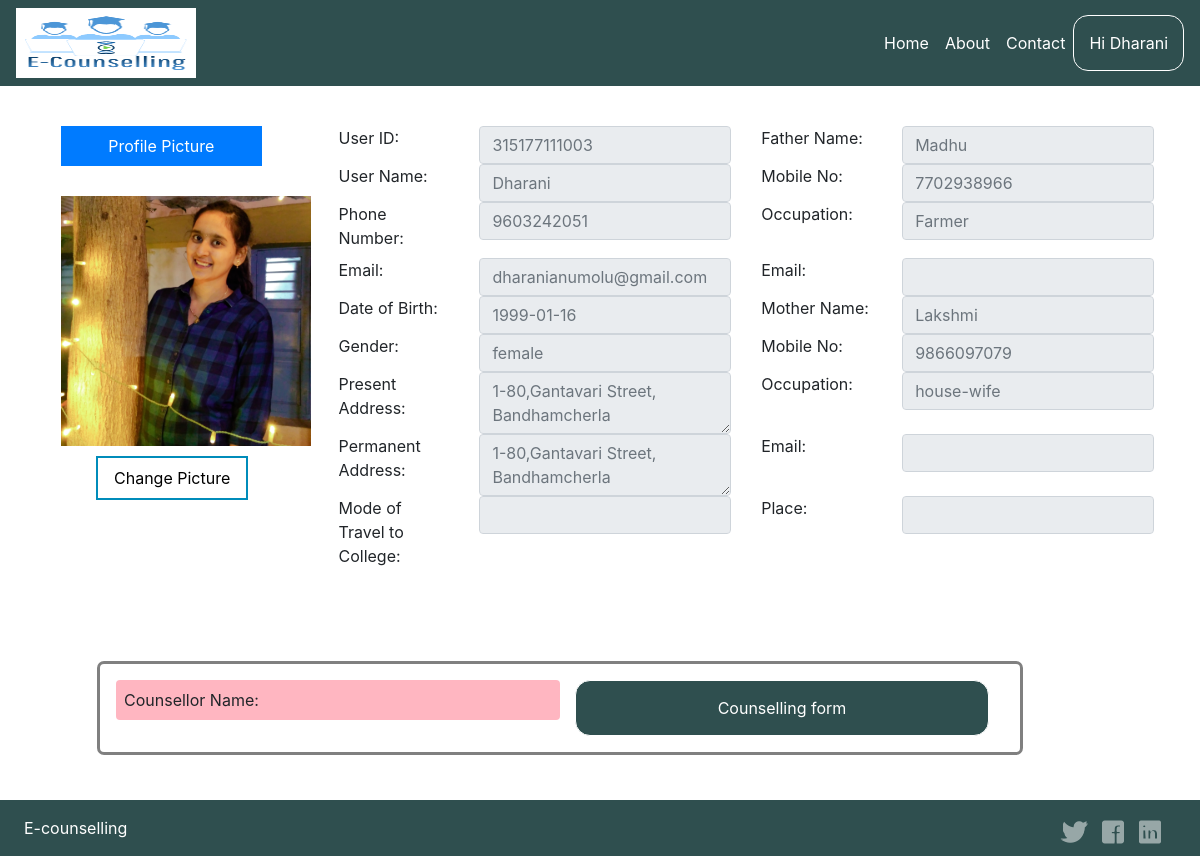
Page /student_login.php (signed in) on the committed database.
### tables this page shows
CREATE TABLE `student_reg` (
  `username` varchar(50) NOT NULL,
  `userid` bigint(15) NOT NULL,
  `password` varchar(50) NOT NULL,
  `cpassword` varchar(50) NOT NULL
);

CREATE TABLE `student_profile` (
  `student_name` varchar(50) NOT NULL,
  `student_id` bigint(15) NOT NULL,
  `phno` bigint(15) NOT NULL,
  `email` varchar(50) NOT NULL,
  `dob` date NOT NULL,
  `gender` varchar(11) NOT NULL,
  `presaddr` varchar(100) NOT NULL,
  `permaddr` varchar(100) NOT NULL,
  `image` longblob NOT NULL,
  `fname` varchar(50) NOT NULL,
  `fphno` bigint(15) NOT NULL,
  `foccu` varchar(30) NOT NULL,
  `femail` varchar(50) NOT NULL,
  `mname` varchar(50) NOT NULL,
  `mphno` bigint(15) NOT NULL,
  `moccu` varchar(50) NOT NULL,
  `memail` varchar(50) NOT NULL,
  `mtc` varchar(20) NOT NULL,
  `place` varchar(20) NOT NULL
);

### student_session.php (called while the page is built, shortened)
 <?php
include('connection.php');
 $user_check = $_SESSION['login_user'];
	$sql = "select username from student_reg where userid = '$user_check'";
	$ses_sql = mysqli_query($con, $sql);
	$row = mysqli_fetch_assoc($ses_sql);
	$login_session = $row['username'];
	$session_id = $user_check;
?>

### student_login.php (the view, shortened to what this page needs)
<?php
include('connection.php');
include('student_session.php');
?>
<!doctype html>
<html lang="en">
  <head>
    <link rel="stylesheet" href="https://stackpath.bootstrapcdn.com/bootstrap/4.2.1/css/bootstrap.min.css">
    <link rel="stylesheet" href="sytle.css" class="css">
    <link rel="stylesheet" href="https://use.fontawesome.com/releases/v5.0.13/css/all.css">
  </head>
  <body>
  <div class="flex-wrapper">
        <nav class="navbar navbar-expand-md navbar-dark bg-dark">
		<div class="navbar-collapse collapse w-100 order-1 order-md-0 dual-collapse2">
			<ul class="navbar-nav mr-auto">
				<li class="nav-item active">
			   <img src="images/7c787b68-5ede-454b-82e4-b18a90555daf.png" alt="" width="180" height="70">
				</li>
			</ul>
		</div>
		<div class="navbar-collapse collapse w-100 order-3 dual-collapse2">
			<ul class="navbar-nav ml-auto">
            <li class="nav-item">
                <a class="nav-link" href="index.php">Home</a>
            </li>
            <li class="nav-item">
                <a class="nav-link" href="about.php" >About</a>
            </li>
            <li class="nav-item">
                <a class="nav-link" href="contact.html">Contact</a>
            </li>
			</ul>
            <div class="dropdown">
				<button class="btn">Hi <?php echo $login_session; ?></button>
			</div>
		</div>
		</nav>
		 <div class="container-fluid" >
<?php
   $sql="SELECT * from student_profile where student_id = '$session_id'";
				$rs= mysqli_query($con, $sql) or die(mysql_error());
				if (mysqli_num_rows($rs) > 0)
			{
				while($res=mysqli_fetch_array($rs))
				{
					$imgpath=$res['image'];
					$userid = $res['student_id'];
					$name = $res['student_name'];
					$phno = $res['phno'];
					$email = $res['email'];
					$dob = $res['dob'];
					$gender = $res['gender'];
					$permaddr = $res['permaddr'];
					$presaddr = $res['presaddr'];
					$fname = $res['fname'];
					$fphno = $res['fphno'];
					$foccu = $res['foccu'];
					$femail = $res['femail'];
					$mname = $res['mname'];
					$mphno = $res['mphno'];
					$moccu = $res['moccu'];
					$memail = $res['memail'];
					$mtc = $res['mtc'];
					$place = $res['place'];
					echo '<div class="container-fluid" >
        <div class="row">
			<div class="col-3" >
			<div class="shadow-none p-3 mb-5 rounded" >
			<div class="col-md-12">
				<center><span class="d-block p-2 bg-primary text-white " >Profile Picture</span></center>
			</div>
			<div class="col-sm-6">';
echo "<img src='$imgpath' height='250' width='250' style='margin-top:30px;'>
</div>"; ?>
<a data-toggle="modal" data-target="#exampleModal"><button type="submit" style="margin-top: 10px; margin-left: 50px;" class="button button2">Change Picture</button></a>
<?php
			}
			?>
		</div>
	   </div>
   <div class="col-9">
		<div class="shadow-none p-3 mb-5 rounded" >
			<div class="row">
				<div class="col-2">
					<label>User ID:</label>
				</div>
				<div class="col-4">
					<input class="form-control" id="exampleInputEmail1" placeholder="<?php echo $userid; ?>" disabled>
				</div>
				<div class="col-2">
					<label>Father Name:</label>
				</div>
				<div class="col-4">
					<input class="form-control" id="exampleInputEmail1" placeholder="<?php echo $fname; ?>" disabled>
				</div>
			</div>
			<div class="row">
				<div class="col-2">
					<label>User Name:</label>
				</div>
				<div class="col-4">
					<input class="form-control" id="exampleInputEmail1" placeholder="<?php echo $name; ?>" disabled>
				</div>
				<div class="col-2">
					<label>Mobile No:</label>
				</div>
				<div class="col-4">
					<input class="form-control" id="exampleInputEmail1" placeholder="<?php echo $fphno; ?>" disabled>
				</div>
			</div>
			<div class="row">
				<div class="col-2">
					<label>Phone Number:</label>
				</div>
				<div class="col-4">
					<input class="form-control" id="exampleInputEmail1" placeholder="<?php echo $phno; ?>" disabled>
				</div>
				<div class="col-2">
					<label>Occupation:</label>
				</div>
				<div class="col-4">
					<input class="form-control" id="exampleInputEmail1" placeholder="<?php echo $foccu; ?>" disabled>
				</div>
			</div>
			<div class="row">
				<div class="col-2">
					<label>Email:</label>
				</div>
				<div class="col-4">
					<input class="form-control" id="exampleInputEmail1" placeholder="<?php echo $email; ?>" disabled>
				</div>
				<div class="col-2">
					<label>Email:</label>
				</div>
				<div class="col-4">
					<input class="form-control" id="exampleInputEmail1" placeholder="<?php echo $femail; ?>" disabled>
				</div>
			</div>
			<div class="row">
				<div class="col-2">
					<label>Date of Birth:</label>
				</div>
				<div class="col-4">
					<input class="form-control" id="exampleInputEmail1" placeholder="<?php echo $dob; ?>" disabled>
				</div>
				<div class="col-2">
					<label>Mother Name:</label>
				</div>
				<div class="col-4">
					<input class="form-control" id="exampleInputEmail1" placeholder="<?php echo $mname; ?>" disabled>
				</div>
			</div>
			<div class="row">
				<div class="col-2">
					<label>Gender:</label>
				</div>
				<div class="col-4">
					<input class="form-control" id="exampleInputEmail1" placeholder="<?php echo $gender; ?>" disabled>
				</div>
				<div class="col-2">
					<label>Mobile No:</label>
				</div>
				<div class="col-4">
					<input class="form-control" id="exampleInputEmail1" placeholder="<?php echo $mphno; ?>" disabled>
				</div>
			</div>
			<div class="row">
				<div class="col-2">
					<label>Present Address:</label>
				</div>
				<div class="col-4">
					<textarea class="form-control" id="exampleInputEmail1" placeholder="<?php echo $presaddr; ?>" disabled></textarea>
				</div>
				<div class="col-2">
					<label>Occupation:</label>
				</div>
				<div class="col-4">
					<input class="form-control" id="exampleInputEmail1" placeholder="<?php echo $moccu; ?>" disabled>
				</div>
			</div>
			<div class="row">
				<div class="col-2">
					<label>Permanent Address:</label>
				</div>
				<div class="col-4">
					<textarea class="form-control" id="exampleInputEmail1" placeholder="<?php echo $permaddr; ?>" disabled></textarea>
				</div>
				<div class="col-2">
					<label>Email:</label>
				</div>
				<div class="col-4">
					<input class="form-control" id="exampleInputEmail1" placeholder="<?php echo $memail; ?>" disabled>
				</div>
			</div>
			<div class="row">
				<div class="col-2">
					<label>Mode of Travel to College:</label>
				</div>
				<div class="col-4">
					<input class="form-control" id="exampleInputEmail1" placeholder="<?php echo $mtc; ?>" disabled>
				</div>
				<div class="col-2">
					<label>Place:</label>
				</div>
				<div class="col-4">
					<input class="form-control" id="exampleInputEmail1" placeholder="<?php echo $place; ?>" disabled>
				</div>
			</div>
		</div>
	</div>
   </div>
	</div>
	</div>
	<div class="row shadow-none p-3 mb-5 rounded" style="margin-left:100px; margin-right:180px;outline-style: solid; outline-color: grey;">
			<div class="col-6 p-2 mb-3 rounded" style="background-color:lightpink;">
					Counsellor Name: <?php echo $r; ?>
				</div>
			<div class="col-6" >
			<form method="post" action="student_counselling_form.php">
 <button type="submit" class="btn btn-block">Counselling form</button>
</form>
			</div>
			</div>
			<?php }
			else{
			?>
			<div class="col-6" style="margin:200px 100px 200px 400px;">
			<a href="registration.php"><button  class="btn btn-block">Fill Your Profile To Proceed</button></a></div>
			<?php
			}?>
	</div>
<div class="footer">
  <nav class="navbar navbar-expand-md navbar-dark bg-dark">
    <div class="navbar-collapse collapse w-100 order-1 order-md-0 dual-collapse2">
        <ul class="navbar-nav mr-auto">
            <li class="nav-item active">
                <a class="nav-link" href="#">E-counselling</a>
            </li>
        </ul>
    </div>
    <div class="navbar-collapse collapse w-100 order-3 dual-collapse2">
        <ul class="navbar-nav ml-auto">
          <li class="nav-item">
            <a class="nav-link" href="https://twitter.com/sircrrengg"><i class=" close fab fa-twitter"style="color:white;"></i></a>
        </li>
        <li class="nav-item">
            <a class="nav-link" href="https://www.facebook.com/sircrrengg"><i class="fab fa-facebook-square close"style="color:white;"></i></a>
        </li>
         <li class="nav-item">
            <a class="nav-link" href="#"><i class="fab fa-linkedin close"style="color:white;"></i></a>
        </li>
             <li class="nav-item">
                <a class="nav-link" href="#"></a>
            </li>
        </ul>
    </div>
</nav>
  </div>
</body>
</html>

### sytle.css (style rules this page uses)
.navbar { background-color:darkslategray !important; }
.navbar .navbar-nav li a { color: #FFF ! important; }
.btn { padding-left: 15px; padding-right: 15px; padding-top: 15px; padding-bottom: 15px; text-align: center; color:white; background-color: darkslategray; border-radius: 15px; border-color: white; }
.button { margin-top: 300px; }
.close { color: white; }
html, body, header, footer { height:100%; }
.footer { left: 0; bottom: 0; width: 100%; background-color:black; color: white; text-align: center; height: 2em; position:relative; margin-top:auto; }
.flex-wrapper { display: flex; min-height: 100vh; flex-direction: column; justify-content: space-between }

### student_login.php (style rules this page uses)
.dropdown { position: relative; display: inline-block; }
.button { background-color: #4CAF50; border: none; color: white; padding: 8px 16px; text-align: center; text-decoration: none; display: inline-block; font-size: 16px; margin: 2px 4px; -webkit-transition-duration: 0.4s; transition-duration: 0.4s; cursor: pointer; }
.button2 { background-color: white; color: black; border: 2px solid #008CBA; }

### rows in the picture
student_reg: username "Dharani"
student_profile: image (picture), student_id "315177111003", fname "Madhu", student_name "Dharani", fphno "7702938966", phno "9603242051", foccu "Farmer", email "dharanianumolu@gmail.com", dob "1999-01-16", mname "Lakshmi", gender "female", mphno "9866097079", presaddr "1-80,Gantavari Street, Bandhamcherla", moccu "house-wife", permaddr "1-80,Gantavari Street, Bandhamcherla"
